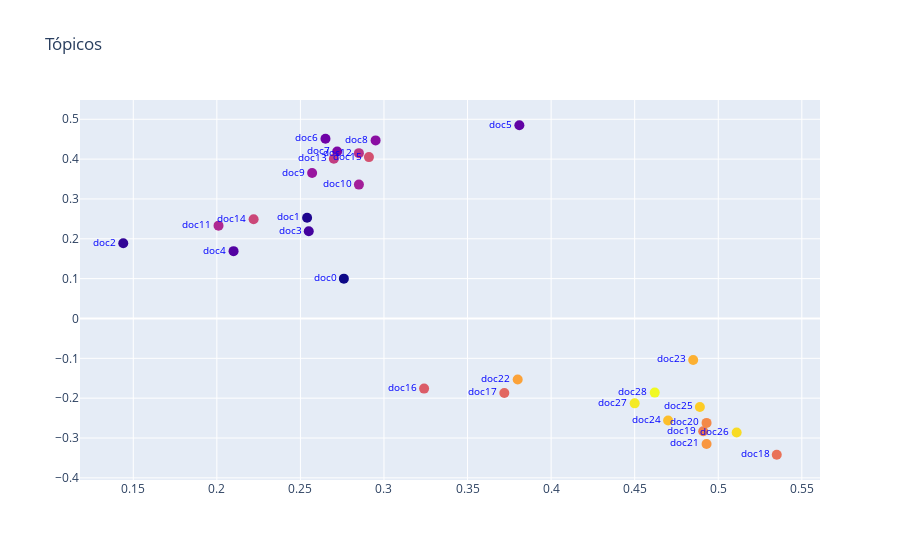

Here is the notebook cell this chart was saved with:
### Code cell
fig = go.Figure()
fig.add_trace(go.Scatter(
    x = P[:,0], y = P[:,1],
    mode ='markers+text',
    text = ['doc' + str(i) for i in range(len(corpus))],
    marker = dict(
        size = 10,
        color = list(range(29)),
    ),
    textposition="middle left",
    textfont=dict(
        size=10,
        color="Blue"
    )
))
fig.update_layout(title='Tópicos', xaxis_zeroline=True)

fig.show()

### Figure 1 — Plotly figure (JSON) as saved in the notebook; plotly's stock layout.template omitted (floating-point values rounded to 4 significant figures)
{"data": [{"marker": {"color": [0, 1, 2, 3, 4, 5, 6, 7, 8, 9, 10, 11, 12, 13, 14, 15, 16, 17, 18, 19, 20, 21, 22, 23, 24, 25, 26, 27, 28], "size": 10}, "mode": "markers+text", "text": ["doc0", "doc1", "doc2", "doc3", "doc4", "doc5", "doc6", "doc7", "doc8", "doc9", "doc10", "doc11", "doc12", "doc13", "doc14", "doc15", "doc16", "doc17", "doc18", "doc19", "doc20", "doc21", "doc22", "doc23", "doc24", "doc25", "doc26", "doc27", "doc28"], "textfont": {"color": "Blue", "size": 10}, "textposition": "middle left", "type": "scatter", "x": [0.276, 0.254, 0.144, 0.255, 0.21, 0.381, 0.265, 0.272, 0.295, 0.257, 0.285, 0.201, 0.285, 0.27, 0.222, 0.291, 0.324, 0.372, 0.535, 0.491, 0.493, 0.493, 0.38, 0.485, 0.47, 0.489, 0.511, 0.45, 0.462], "y": [0.1, 0.253, 0.189, 0.219, 0.169, 0.485, 0.451, 0.419, 0.447, 0.365, 0.336, 0.233, 0.415, 0.401, 0.249, 0.405, -0.176, -0.187, -0.342, -0.283, -0.262, -0.315, -0.153, -0.104, -0.256, -0.222, -0.286, -0.213, -0.186]}], "layout": {"autosize": true, "title": {"text": "Tópicos"}, "xaxis": {"autorange": true, "range": [0.1145, 0.5645], "type": "linear", "zeroline": true}, "yaxis": {"autorange": true, "range": [-0.4129, 0.5559], "type": "linear"}}}
